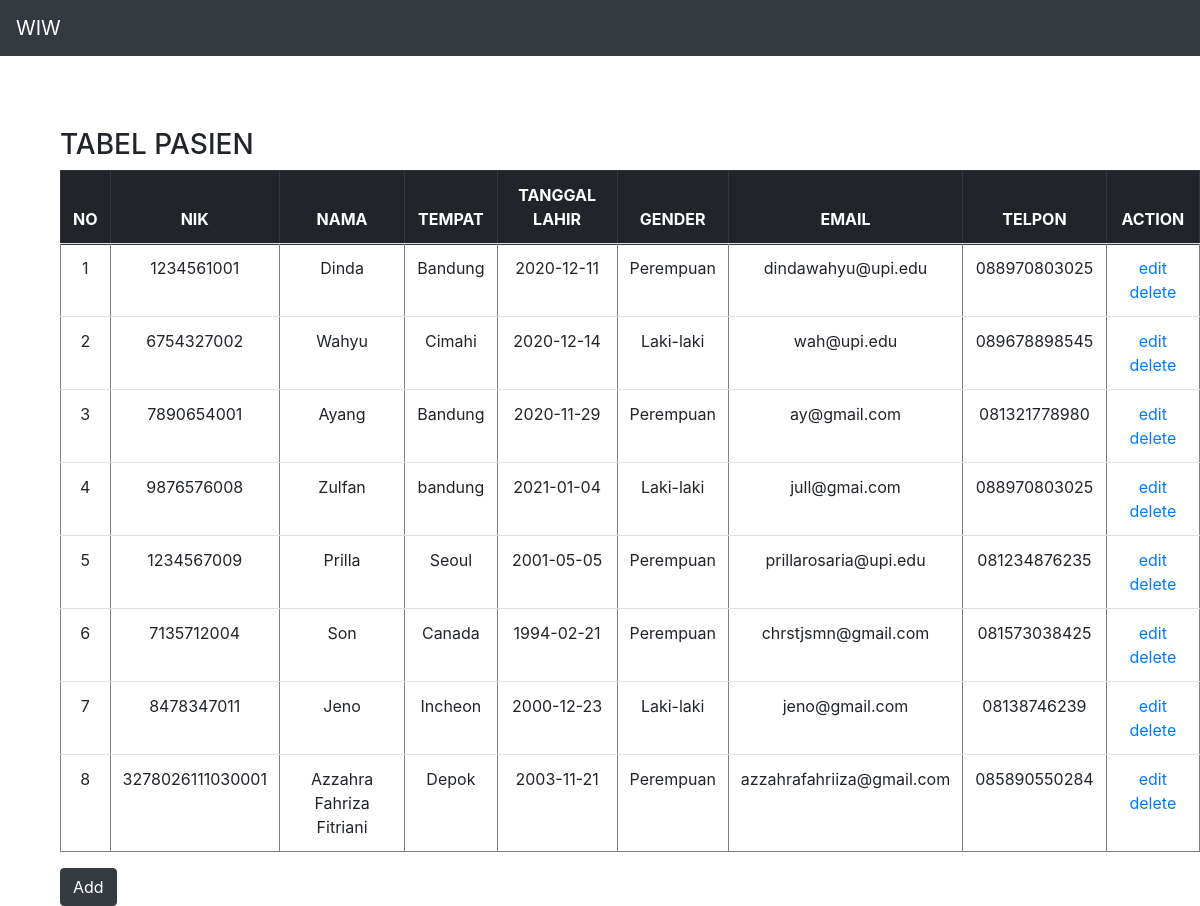
/mvp_php/index.php, run on the app's committed database.
### tables this page shows
CREATE TABLE `pasien` (
  `id` int(11) NOT NULL,
  `nik` varchar(100) NOT NULL,
  `nama` varchar(100) NOT NULL,
  `tempat` varchar(100) NOT NULL,
  `tl` varchar(100) NOT NULL,
  `gender` varchar(10) NOT NULL,
  `email` varchar(100) NOT NULL,
  `telp` varchar(100) NOT NULL
);

### mvp_php/presenter/ProsesPasien.php (called while the page is built, shortened)
<?php
class ProsesPasien implements KontrakPasienPresenter
{
	private $tabelpasien;
	private $data = [];
	function __construct()
	{
		try {
			$db_host = "localhost";
			$db_user = "root";
			$db_password = "";
			$db_name = "mvp_php";
			$this->tabelpasien = new TabelPasien($db_host, $db_user, $db_password, $db_name);
			$this->data = array();
		} catch (Exception $e) {
			echo "wiw error" . $e->getMessage();
		}
	}
	function prosesDataPasien()
	{
		try {
			$this->tabelpasien->open();
			$this->tabelpasien->getPasien();
			while ($row = $this->tabelpasien->getResult()) {
				$this->data[] = $row;
			}
		} catch (Exception $e) {
			echo "wiw error part 2" . $e->getMessage();
		}
	}
	function getId($i = 0)
	{
		return $this->data[$i]['id'];
	}
	function getNik($i = 0)
	{
		return $this->data[$i]['nik'];
	}
	function getNama($i = 0)
	{
		return $this->data[$i]['nama'];
	}
	function getTempat($i = 0)
	{
		return $this->data[$i]['tempat'];
	}
	function getTl($i = 0)
	{
		return $this->data[$i]['tl'];
	}
	function getGender($i = 0)
	{
		return $this->data[$i]['gender'];
	}
	function getEmail($i = 0)
	{
		return $this->data[$i]['email'];
	}
	function getTelp($i = 0)
	{
		return $this->data[$i]['telp'];
	}
	function getSize()
	{
		return sizeof($this->data);
	}
}

### mvp_php/model/DB.class.php (called while the page is built, shortened)
<?php
class DB
{
	var $db_host = 'localhost';
	var $db_user = 'root';
	var $db_password = '';
	var $db_name = 'mvp_01';
	var $db_link = '';
	function __construct($db_host = '', $db_user = '', $db_password = '', $db_name = '')
	{
		$this->db_host = $db_host;
		$this->db_user = $db_user;
		$this->db_password = $db_password;
		$this->db_name = $db_name;
	}
	function open()
	{
		$this->db_link = mysqli_connect($this->db_host, $this->db_user, $this->db_password, $this->db_name);
	}
	function execute($query = "")
	{
		$this->result = mysqli_query($this->db_link, $query);
		return $this->result;
	}
}

### mvp_php/model/TabelPasien.class.php (called while the page is built, shortened)
<?php
class TabelPasien extends DB
{
	function getPasien()
	{
		$query = "SELECT * FROM pasien";
		return $this->execute($query);
	}
}

### mvp_php/view/TampilPasien.php (the view, shortened to what this page needs)
<?php
include("presenter/ProsesPasien.php");
class TampilPasien implements KontrakView
{
	private $prosespasien;
	function __construct()
	{
		$this->prosespasien = new ProsesPasien();
	}
	function tampil()
	{
		$this->prosespasien->prosesDataPasien();
		$data = null;
		for ($i = 0; $i < $this->prosespasien->getSize(); $i++) {
			$no = $i + 1;
			$data .= "<tr>
			<td>" . $no . "</td>
			<td>" . $this->prosespasien->getNik($i) . "</td>
			<td>" . $this->prosespasien->getNama($i) . "</td>
			<td>" . $this->prosespasien->getTempat($i) . "</td>
			<td>" . $this->prosespasien->getTl($i) . "</td>
			<td>" . $this->prosespasien->getGender($i) . "</td>
			<td>" . $this->prosespasien->getEmail($i) . "</td>
			<td>" . $this->prosespasien->getTelp($i) . "</td>
			<td>
			<a href='index.php?edit=".$this->prosespasien->getId($i)."'>edit</a>
			<a href='index.php?delete=".$this->prosespasien->getId($i)."'>delete</a>
			</td>";
		}
	}
}

### mvp_php/index.php (shortened to what this page needs)
<?php
include("model/Template.class.php");
include("model/DB.class.php");
include("model/TabelPasien.class.php");
include("view/TampilPasien.php");
$tp = new TampilPasien();
if(isset($_POST['add'])){
    $tp->onFormAdd($_POST);
}else if(isset($_POST['edit'])){
    $tp->onFormEdit($_POST);
}else if(isset($_GET['add'])){
    $tp->showAddForm();
}else if(isset($_GET['edit'])){
    $tp->showEditForm($_GET['edit']);
}else if(isset($_GET['delete'])){
    $tp->onFormDelete($_GET['delete']);
}else{
    $tp->tampil();
}

### mvp_php/model/Template.class.php (shortened to what this page needs)
<?php
class Template{
	var $content = '';
	function __construct($filename = ''){
		$this->content = implode('', @file($filename));
	}
	function clear(){
		$this->content = preg_replace("/DATA_[A-Z|_|0-9]+/", "", $this->content);
	}
	function write(){
		print $this->content;
	}
	function replace($old = '', $new = ''){
		if(is_int($new)){
			$value = sprintf("%d", $new);
		}elseif(is_float($new)){
			$value = sprintf("%f", $new);
		}elseif(is_array($new)){
			$value = '';
			foreach( $new as $item){
				$value .= $item. '';
			}
		}else{
			$value = $new;
		}
		$this->content = preg_replace("/$old/",  $value, $this->content);
	}
}

### data on the page
pasien: no "1", nik "1234561001", nama "Dinda", tempat "Bandung", tl "2020-12-11", gender "Perempuan", email "dindawahyu@upi.edu", telp "088970803025"
pasien: no "2", nik "6754327002", nama "Wahyu", tempat "Cimahi", tl "2020-12-14", gender "Laki-laki", email "wah@upi.edu", telp "089678898545"
pasien: no "3", nik "7890654001", nama "Ayang", tempat "Bandung", tl "2020-11-29", gender "Perempuan", email "ay@gmail.com", telp "081321778980"
pasien: no "4", nik "9876576008", nama "Zulfan", tempat "bandung", tl "2021-01-04", gender "Laki-laki", email "jull@gmai.com", telp "088970803025"
pasien: no "5", nik "1234567009", nama "Prilla", tempat "Seoul", tl "2001-05-05", gender "Perempuan", email "prillarosaria@upi.edu", telp "081234876235"
pasien: no "6", nik "7135712004", nama "Son", tempat "Canada", tl "1994-02-21", gender "Perempuan", email "chrstjsmn@gmail.com", telp "081573038425"
pasien: no "7", nik "8478347011", nama "Jeno", tempat "Incheon", tl "2000-12-23", gender "Laki-laki", email "jeno@gmail.com", telp "08138746239"
pasien: no "8", nik "3278026111030001", nama "Azzahra Fahriza Fitriani", tempat "Depok", tl "2003-11-21", gender "Perempuan", email "azzahrafahriiza@gmail.com", telp "085890550284"

### other printed values
$this->content "WIW TABEL PASIEN NO NIK NAMA TEMPAT TANGGAL LAHIR GENDER EMAIL TELPON ACTION Add"
